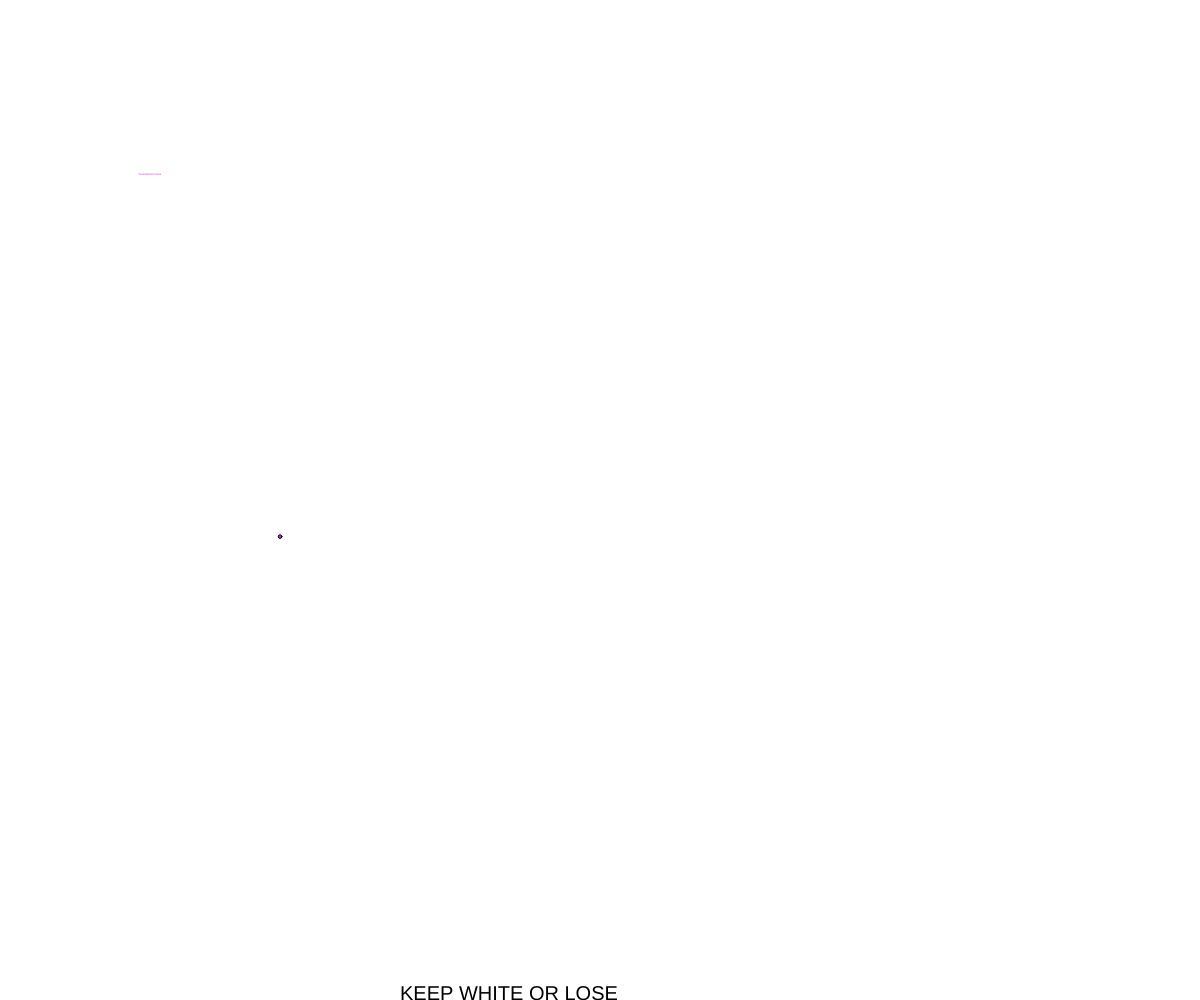
Frame 1 (no input)
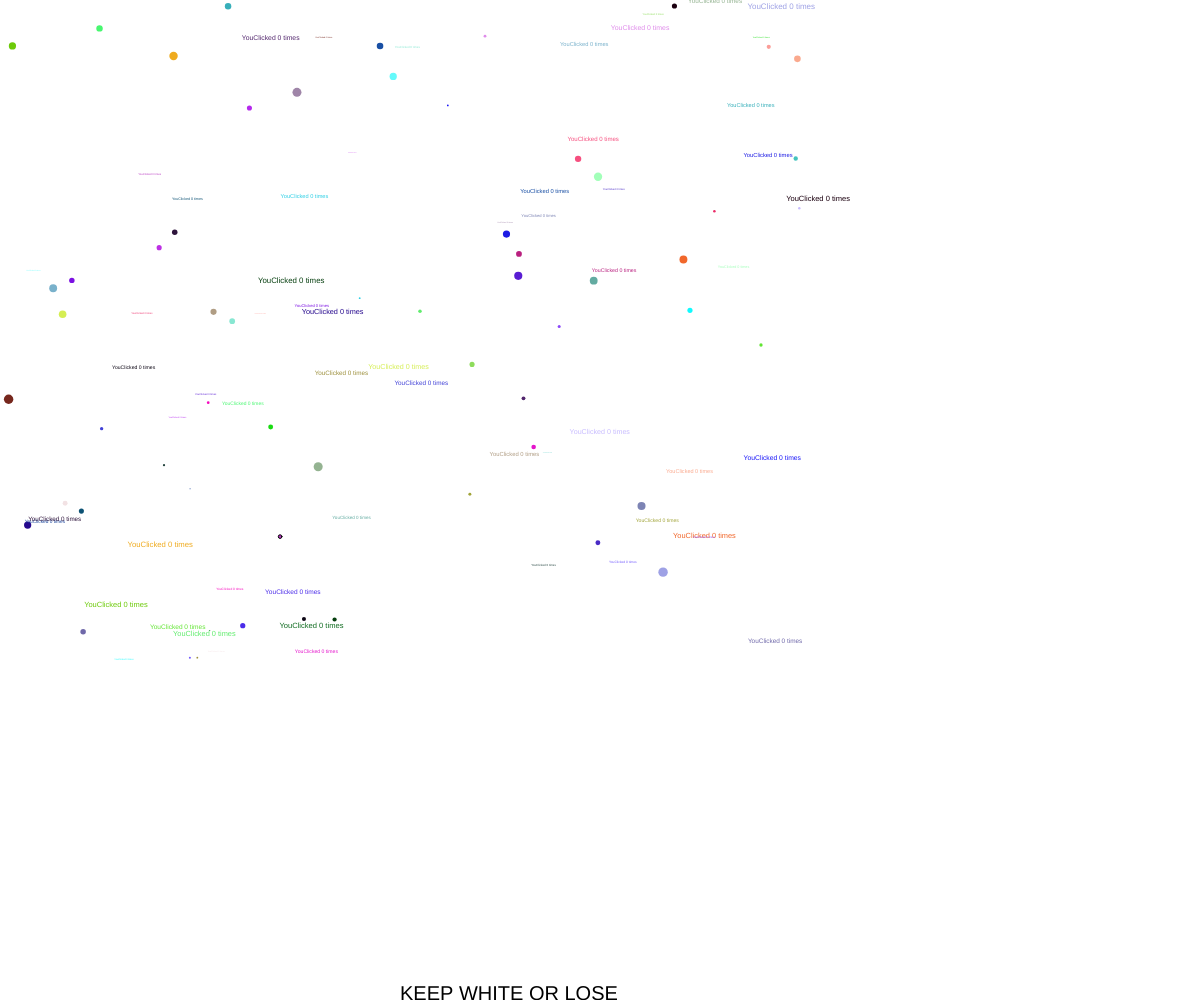
Frame 60 (no input)
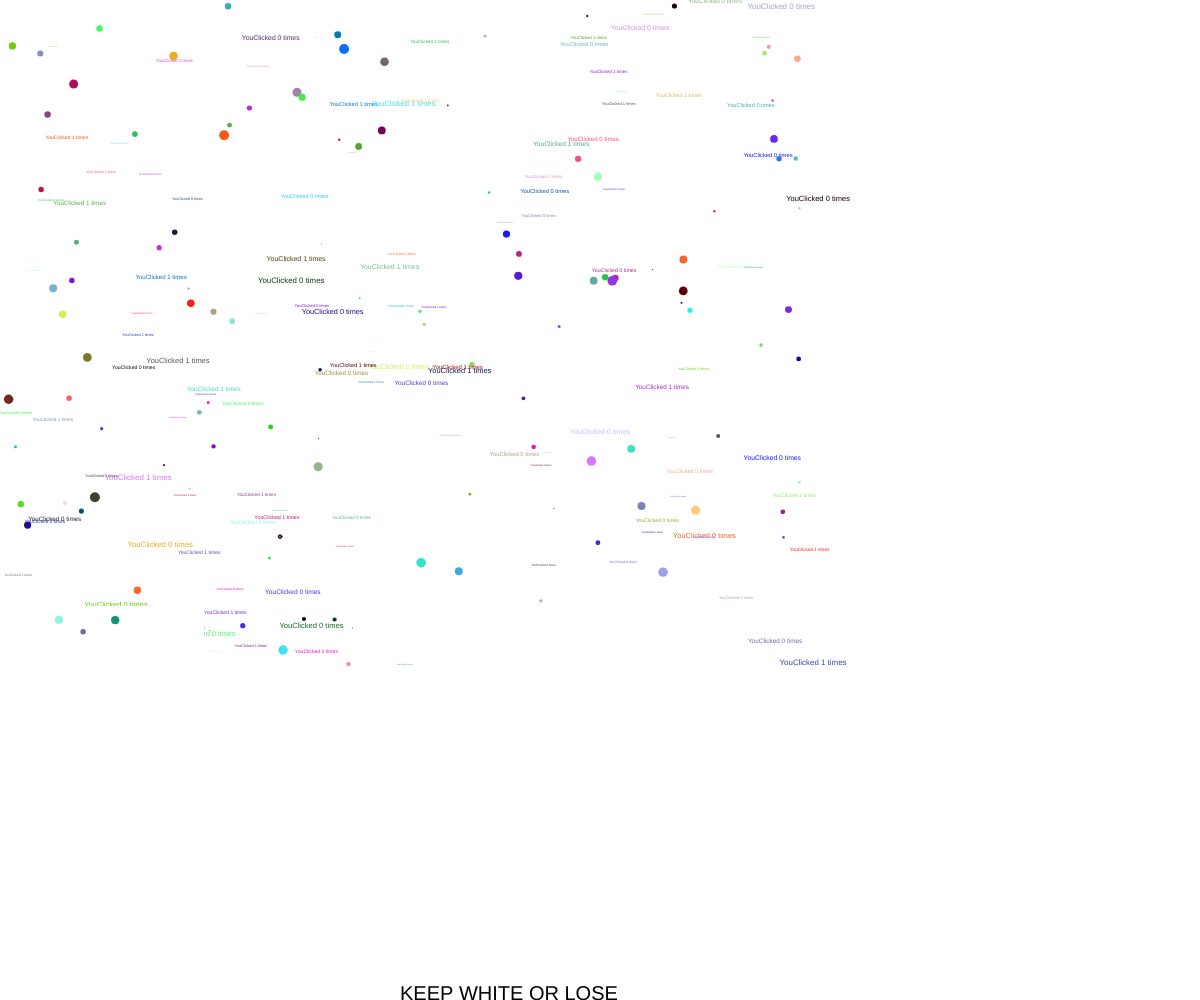
Frame 120 (the mouse pressed at the canvas centre since frame 60)

The p5.js sketch that drew these frames (run headless with seeded random() and noise() and a simulated clock; from frame 60 on, the mouse is pressed at the canvas centre):

// p5.js sketch
// ── sketch.js
let counter=0
function setup() {
  createCanvas(windowWidth, windowHeight);
  textSize(20)
  text("KEEP WHITE OR LOSE",1/3*windowWidth,windowHeight)
}

function draw(){
fill(random(0,255),random(0,255),random(0,255))
ellipse(random(5,2/3*windowWidth),random(5,2/3*windowHeight),random(1,10))
textSize(random(1,8))
text("You"+"Clicked " + counter + " times", random(2/3*windowWidth), random(2/3*windowHeight))
 noStroke();
}


function mousePressed(){
  fill(255,255,255);
  ellipse(random(5,2/3*windowWidth),random(5,2/3*windowHeight),random(50,200))
  square(random(5,2/3*windowWidth),random(5,2/3*windowHeight),random(50,200));
  counter++;
  console.log(counter);
}
